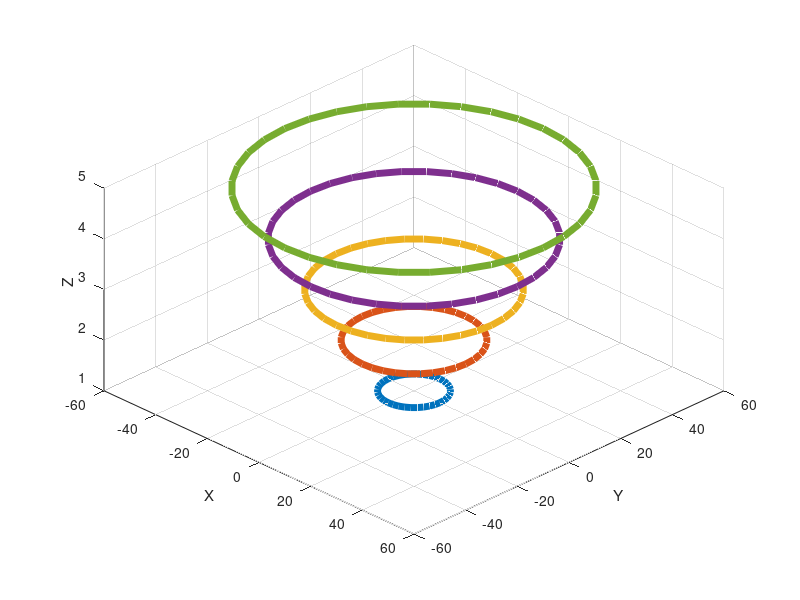

Recreate this plot in MATLAB.
clc;
close all;
clear;

theta = linspace(0, 360, 37);

for i = 1 : 5
    sensor_data = ones(1, 37) * i * 10;
    sensor_data(37) = sensor_data(1);
    
    X = sensor_data .* cos(theta * pi / 180);
    Y = sensor_data .* sin(theta * pi / 180);
    Z = i * ones(1, 37);
    plot3(X, Y, Z, 'LineWidth', 5);
    hold on;
end
xlabel('X'), ylabel('Y'), zlabel('Z');
hold off;
grid on;
view(45, 45);